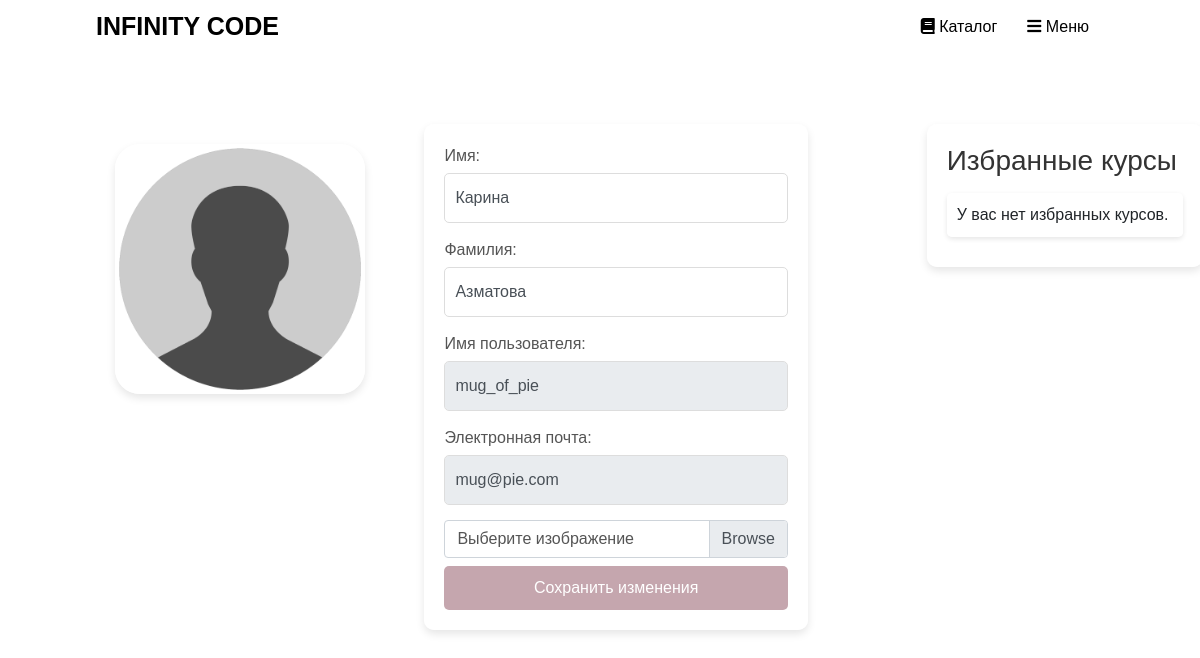
The page /users/profile/ (signed in) on the database its author committed.
### users/models.py (models this page shows)
class User(AbstractUser):
    image = models.ImageField(upload_to='user_images', null=True, blank=True)

### users/views.py (the view)
# urls.py: path('profile/', profile, name='profile'),
def profile(request):
    if request.method == 'POST':
        form = UserProfileForm(instance=request.user, data=request.POST, files=request.FILES)
        if form.is_valid():
            form.save()
            return HttpResponseRedirect(reverse('users:profile'))
    else:
        form = UserProfileForm(instance=request.user)
    context = {
        'title': 'Profile',
        'form': form
    }
    favorite_courses = []
    if request.user.is_authenticated:
        favorite_courses = Like.objects.filter(user=request.user).select_related('course')
    context = {
        'form': form,  # ваша форма профиля
        'favorite_courses': favorite_courses,
    }
    return render(request, 'users/profile.html', context)

### users/forms.py
class UserProfileForm(UserChangeForm):
    first_name = forms.CharField(widget=forms.TextInput(attrs={'class': 'form-control py-4'}))
    last_name = forms.CharField(widget=forms.TextInput(attrs={'class': 'form-control py-4'}))
    image = forms.ImageField(widget=forms.FileInput(attrs={'class': 'custom-file-input'}), required=False)
    username = forms.CharField(widget=forms.TextInput(attrs={'class': 'form-control py-4', 'readonly':True}))
    email = forms.CharField(widget=forms.TextInput(attrs={'class': 'form-control py-4', 'readonly':True}))
    class Meta:
        model = User
        fields = ('first_name', 'last_name', 'image', 'username', 'email')

### users/templates/users/profile.html (shortened to what this page needs)
<!DOCTYPE html>
{% load static %}
<html lang="en">
<head>
    <link href="https://stackpath.bootstrapcdn.com/bootstrap/4.5.2/css/bootstrap.min.css" rel="stylesheet">
    <link rel="stylesheet" href="https://cdnjs.cloudflare.com/ajax/libs/font-awesome/5.15.4/css/all.min.css">
    <link href="{% static 'css/profile.css' %}" rel="stylesheet">
</head>
<body style="background-image: url('{% static 'img/login/bc3.png' %}')">
<div class="container-fluid">
    <div class="header" style="background-image: url('{% static 'img/login/figure_blure.png' %}')">
        <a href="{% url 'index' %}" class="logo">INFINITY CODE</a>
        <nav>
            <ul>
                <li>
                    <a href="{% url 'catalog' %}"><i class="fas fa-book"></i> Каталог</a>
                </li>
                <li>
                    <a href="#"><i class="fas fa-bars"></i> Меню</a>
                </li>
            </ul>
        </nav>
    </div>
    <div class="row mt-4">
        <div class="col-md-9">
            <div class="main">
                <div class="profile-image">
                    <img src="{% if user.image %} {{ user.image.url }} {% else %} {% static 'img/profile.png'%} {% endif %}" alt="Profile Picture">
                </div>
                <div class="profile-form">
                    <form action="{% url 'users:profile' %}" method="post" enctype="multipart/form-data">
                        <label for="name">Имя:</label>
                        {{ form.first_name }}
                        <label for="name">Фамилия:</label>
                        {{form.last_name}}
                        <label for="username">Имя пользователя:</label>
                        {{ form.username }}
                        <label for="email">Электронная почта:</label>
                        {{ form.email }}
                        <div class="form-row mb-2">
                            <div class="col-lg-12">
                                <div class="custom-file">
                                    <label class="custom-file-label" for="userAvatar">Выберите изображение</label>
                                </div>
                            </div>
                        </div>
                        <button type="submit">Сохранить изменения</button>
                    </form>
                </div>
        <div class="favorite-courses-block">
            <h3>Избранные курсы</h3>
            <ul class="favorite-courses">
                {% for favorite in favorite_courses %}
                    <li>
                        <a href="{% url 'course_detail' favorite.course.id %}">
                            <img src="{{ favorite.course.image.url }}" alt="{{ favorite.course.name }}" class="course-image">
                            <span>{{ favorite.course.name }}</span>
                        </a>
                         <button class="like-button liked" data-course-id="{{ favorite.course.id }}">
                            <i class="fas fa-heart"></i>
                        </button>
                    </li>
                {% empty %}
                    <li>У вас нет избранных курсов.</li>
                {% endfor %}
            </ul>
        </div>
        </div>
</div>
    </div>
</div>
</body>
</html>

### static/css/profile.css (style rules this page uses)
* { margin: 0; padding: 0; font-family: "Poppins", sans-serif; list-style: none; text-decoration: none; }
body { background-image: url("../photo/bc3.png"); background-size: cover; background-position: center; font-family: "Poppins", sans-serif; }
.header { position: fixed; top: 0; left: 0; right: 0; background-color: white; display: flex; justify-content: space-between; align-items: center; padding: 0 8%; z-index: 1000; }
.logo { font-size: 25px; font-weight: 900; color: black; }
.header nav ul li { position: relative; float: left; }
.header nav ul li a { padding: 15px; color: #000; font-size: 16px; display: block; }
.main { display: flex; justify-content: flex-start; align-items: center; padding-top: 100px; gap: 5%; width: 99vw; }
.profile-image { margin-top: 20px; align-self: flex-start; }
.profile-image img { width: 250px; height: 250px; margin-left: 100px; border-radius: 10%; border: 4px solid #fff; box-shadow: 0 4px 8px rgba(0, 0, 0, 0.1); }
.profile-form { background: rgba(255, 255, 255, 0.9); padding: 20px; align-self: center; border-radius: 10px; box-shadow: 0 4px 8px rgba(0, 0, 0, 0.1); width: 500px; }
.profile-form label { display: block; margin-bottom: 5px; color: #555; }
.profile-form input { width: 100%; padding: 10px; margin-bottom: 15px; border: 1px solid #ddd; border-radius: 5px; box-sizing: border-box; }
.profile-form button { width: 100%; padding: 10px; background-color: #c5a6ae; color: white; border: none; border-radius: 5px; cursor: pointer; }
.favorite-courses-block { background: rgba(255, 255, 255, 0.9); padding: 20px; border-radius: 10px; box-shadow: 0 4px 8px rgba(0, 0, 0, 0.1); align-self: start; margin-left: 5%; width: 30% }
.favorite-courses-block h3 { margin-bottom: 15px; color: #333; }
.favorite-courses { list-style: none; padding: 0; margin: 0; }
.favorite-courses li { display: flex; align-items: center; margin-bottom: 10px; padding: 10px; background-color: rgba(255, 255, 255, 0.9); border-radius: 5px; box-shadow: 0 2px 5px rgba(0, 0, 0, 0.1); transition: background 0.3s, box-shadow 0.3s; }

### rows shown on the page
User: first_name "Карина", last_name "Азматова", username "mug_of_pie", email "mug@pie.com"
